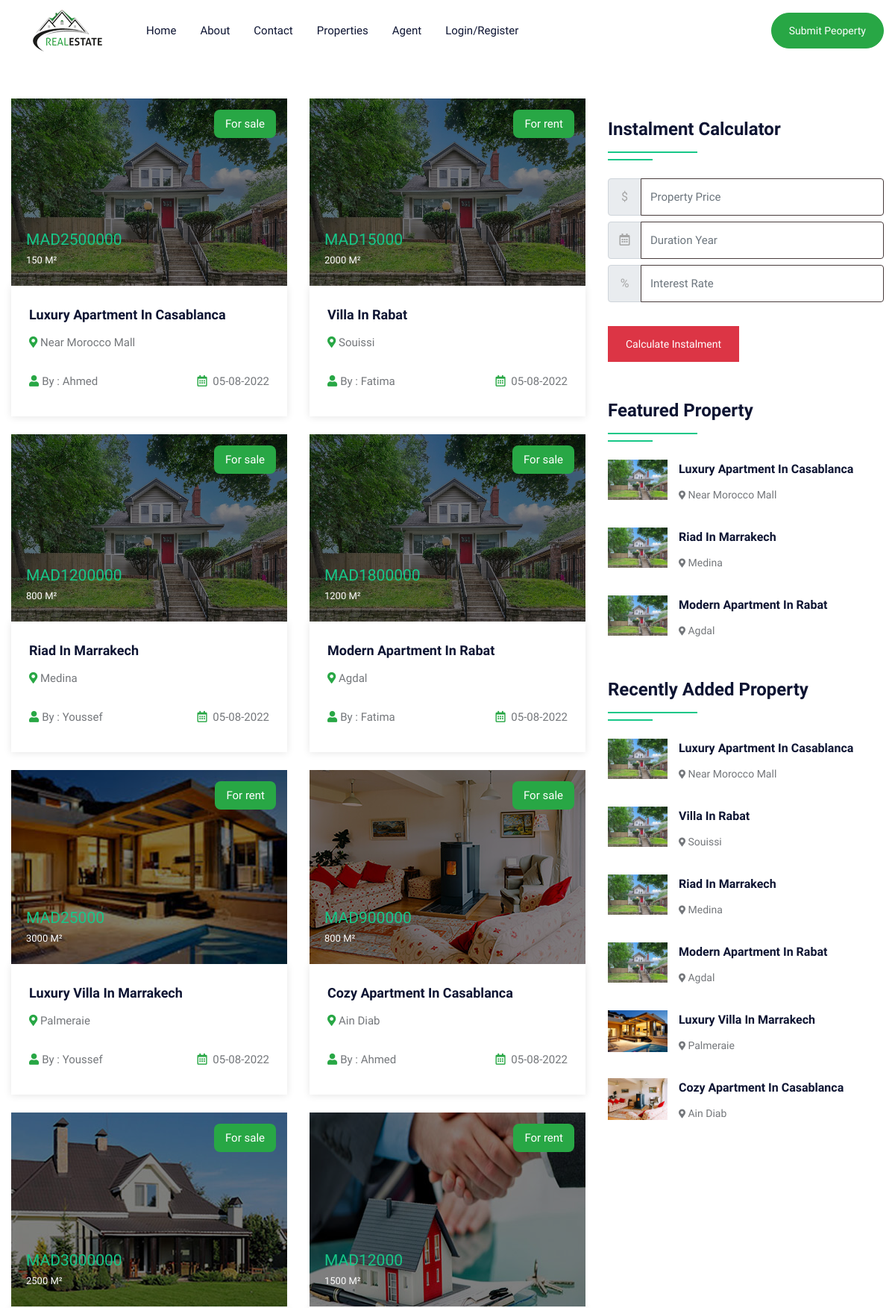
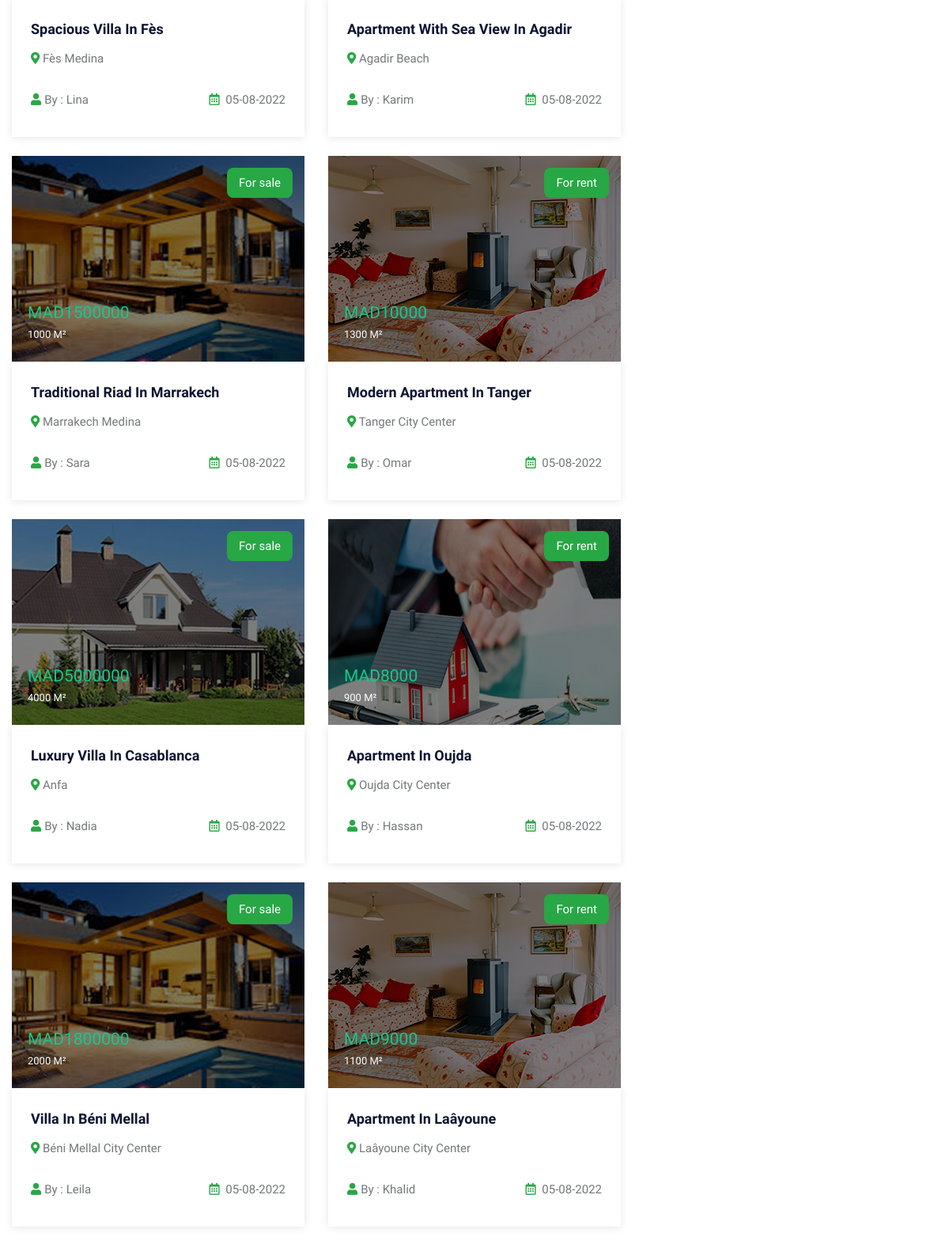
/property.php (upper part), run on the app's committed database (2 pictures, top to bottom).
### tables this page shows
CREATE TABLE property (
  pid int(50) NOT NULL AUTO_INCREMENT,
  title varchar(200) NOT NULL,
  pcontent longtext NOT NULL,
  type varchar(100) NOT NULL,
  bhk varchar(50) NOT NULL,
  stype varchar(100) NOT NULL,
  bedroom int(50) NOT NULL,
  bathroom int(50) NOT NULL,
  balcony int(50) NOT NULL,
  kitchen int(50) NOT NULL,
  hall int(50) NOT NULL,
  floor varchar(50) NOT NULL,
  size int(50) NOT NULL,
  price int(50) NOT NULL,
  location varchar(200) NOT NULL,
  city varchar(100) NOT NULL,
  state varchar(100) NOT NULL,
  feature longtext NOT NULL,
  pimage varchar(300) NOT NULL,
  pimage1 varchar(300) NOT NULL,
  pimage2 varchar(300) NOT NULL,
  pimage3 varchar(300) NOT NULL,
  pimage4 varchar(300) NOT NULL,
  uid int(50) NOT NULL,
  status varchar(50) NOT NULL,
  mapimage varchar(300) NOT NULL,
  topmapimage varchar(300) NOT NULL,
  groundmapimage varchar(300) NOT NULL,
  totalfloor varchar(50) NOT NULL,
  date datetime NOT NULL DEFAULT current_timestamp(),
  isFeatured int(11) DEFAULT NULL,
  PRIMARY KEY (pid)
);

CREATE TABLE user (
  uid int(50) NOT NULL AUTO_INCREMENT,
  uname varchar(100) NOT NULL,
  uemail varchar(100) NOT NULL,
  uphone varchar(20) NOT NULL,
  upass varchar(50) NOT NULL,
  utype varchar(50) NOT NULL,
  uimage varchar(300) NOT NULL,
  PRIMARY KEY (uid)
);

### property.php (the view, shortened to what this page needs)
<!DOCTYPE html>
<html lang="en">
<head>
    <link rel="stylesheet" type="text/css" href="css/bootstrap.min.css">
    <link rel="stylesheet" type="text/css" href="css/bootstrap-slider.css">
    <link rel="stylesheet" type="text/css" href="css/jquery-ui.css">
    <link rel="stylesheet" type="text/css" href="css/layerslider.css">
    <link rel="stylesheet" type="text/css" href="css/color.css" id="color-change">
    <link rel="stylesheet" type="text/css" href="css/owl.carousel.min.css">
    <link rel="stylesheet" type="text/css" href="css/font-awesome.min.css">
    <link rel="stylesheet" type="text/css" href="fonts/flaticon/flaticon.css">
    <link rel="stylesheet" type="text/css" href="css/style.css">
</head>
<body>
    <div id="page-wrapper">
        <div class="row">
            <?php include("include/header.php");?>
            <div class="full-row">
                <div class="container">
                    <div class="row">
                        <div class="col-lg-8">
                            <div class="row">
                                <?php
							$query=mysqli_query($con,"SELECT property.*, user.uname,user.utype,user.uimage FROM `property`,`user` WHERE property.uid=user.uid");
								while($row=mysqli_fetch_array($query))
								{
							?>
                                <div class="col-md-6">
                                    <div class="featured-thumb hover-zoomer mb-4">
                                        <div class="overlay-black overflow-hidden position-relative"> <img
                                                src="admin/property/<?php echo $row['18'];?>" alt="pimage">
                                            <div class="sale bg-success text-white">For <?php echo $row['5'];?></div>
                                            <div class="price text-primary text-capitalize">MAD<?php echo $row['13'];?>
                                                <span class="text-white"><?php echo $row['12'];?> m²</span>
                                            </div>
                                        </div>
                                        <div class="featured-thumb-data shadow-one">
                                            <div class="p-4">
                                                <h5 class="text-secondary hover-text-success mb-2 text-capitalize"><a
                                                        href="propertydetail.php?pid=<?php echo $row['0'];?>"><?php echo $row['1'];?></a>
                                                </h5>
                                                <span class="location text-capitalize"><i
                                                        class="fas fa-map-marker-alt text-success"></i>
                                                    <?php echo $row['14'];?></span>
                                            </div>
                                            <div class="px-4 pb-4 d-inline-block w-100">
                                                <div class="float-left text-capitalize"><i
                                                        class="fas fa-user text-success mr-1"></i>By :
                                                    <?php echo $row['uname'];?></div>
                                                <div class="float-right"><i
                                                        class="far fa-calendar-alt text-success mr-1"></i>
                                                    <?php echo date('d-m-Y', strtotime($row['date']));?></div>
                                            </div>
                                        </div>
                                    </div>
                                </div>
                                <?php } ?>
                            </div>
                        </div>
                        <div class="col-lg-4">
                            <div class="sidebar-widget">
                                <h4 class="double-down-line-left text-secondary position-relative pb-4 my-4">Instalment
                                    Calculator</h4>
                                <form class="d-inline-block w-100" action="calc.php" method="post">
                                    <div class="input-group mb-2 mr-sm-2">
                                        <div class="input-group-prepend">
                                            <div class="input-group-text">$</div>
                                        </div>
                                        <input type="text" class="form-control" name="amount"
                                            placeholder="Property Price">
                                    </div>
                                    <div class="input-group mb-2 mr-sm-2">
                                        <div class="input-group-prepend">
                                            <div class="input-group-text"><i class="far fa-calendar-alt"></i></div>
                                        </div>
                                        <input type="text" class="form-control" name="month"
                                            placeholder="Duration Year">
                                    </div>
                                    <div class="input-group mb-2 mr-sm-2">
                                        <div class="input-group-prepend">
                                            <div class="input-group-text">%</div>
                                        </div>
                                        <input type="text" class="form-control" name="interest"
                                            placeholder="Interest Rate">
                                    </div>
                                    <button type="submit" value="submit" name="calc"
                                        class="btn btn-danger mt-4">Calculate Instalment</button>
                                </form>
                            </div>
                            <h4 class="double-down-line-left text-secondary position-relative pb-4 mb-4 mt-5">Featured
                                Property</h4>
                            <ul class="property_list_widget">
                                <?php
                            $query=mysqli_query($con,"SELECT * FROM `property` WHERE isFeatured = 1 ORDER BY date DESC LIMIT 3");
                                    while($row=mysqli_fetch_array($query))
                                    {
                            ?>
                                <li> <img src="admin/property/<?php echo $row['18'];?>" alt="pimage">
                                    <h6 class="text-secondary hover-text-success text-capitalize"><a
                                            href="propertydetail.php?pid=<?php echo $row['0'];?>"><?php echo $row['1'];?></a>
                                    </h6>
                                    <span class="font-14"><i class="fas fa-map-marker-alt icon-success icon-small"></i>
                                        <?php echo $row['14'];?></span>
                                </li>
                                <?php } ?>
                            </ul>
                            <div class="sidebar-widget mt-5">
                                <h4 class="double-down-line-left text-secondary position-relative pb-4 mb-4">Recently
                                    Added Property</h4>
                                <ul class="property_list_widget">
                                    <?php
								$query=mysqli_query($con,"SELECT * FROM `property` ORDER BY date DESC LIMIT 6");
										while($row=mysqli_fetch_array($query))
										{
								?>
                                    <li> <img src="admin/property/<?php echo $row['18'];?>" alt="pimage">
                                        <h6 class="text-secondary hover-text-success text-capitalize"><a
                                                href="propertydetail.php?pid=<?php echo $row['0'];?>"><?php echo $row['1'];?></a>
                                        </h6>
                                        <span class="font-14"><i
                                                class="fas fa-map-marker-alt icon-success icon-small"></i>
                                            <?php echo $row['14'];?></span>
                                    </li>
                                    <?php } ?>
                                </ul>
                            </div>
                        </div>
                    </div>
                </div>
            </div>
        </div>
    </div>
</body>
</html>

### css/color.css (style rules this page uses)
:root { --theme-ordinary-color: #74777b; }
:root { --theme-primary-color: #17c788; }
:root { --theme-secondary-color: #0d1432; }
:root { --theme-white-color: #fff; }
:root { --theme-light-color: #f8f8f8; }
:root { --theme-gray-color: #f5f5f5; }
:root { --theme-footer-color: #091b4b; }
:root { --theme-dark-color: #091b4b; }
:root { --text-light-color: #a3a7af; }
:root { --theme-primary-opacity-color: rgba(11, 191, 141, .8); }
:root { --theme-secondary-opacity-color: rgba(13,20,50,0.7); }
:root { --theme-white-opacity-color: rgba(255, 255, 255, 0.3); }
:root { --theme-dark-opacity-color: rgba(0, 0, 0, 0.5); }
:root { --theme-ordinary-font: 'Muli', sans-serif; }
:root { --theme-highlight-font: 'Comfortaa', cursive; }

### data on the page
property: pimage (picture), stype "sale", price "2500000", size "150", title "Luxury Apartment In Casablanca", location "Near Morocco Mall", uid.uname "Ahmed", date "05-08-2022"
property: pimage (picture), stype "rent", price "15000", size "2000", title "Villa In Rabat", location "Souissi", uid.uname "Fatima", date "05-08-2022"
property: pimage (picture), stype "sale", price "1200000", size "800", title "Riad In Marrakech", location "Medina", uid.uname "Youssef", date "05-08-2022"
property: pimage (picture), stype "sale", price "1800000", size "1200", title "Modern Apartment In Rabat", location "Agdal", uid.uname "Fatima", date "05-08-2022"
property: pimage (picture), stype "rent", price "25000", size "3000", title "Luxury Villa In Marrakech", location "Palmeraie", uid.uname "Youssef", date "05-08-2022"
property: pimage (picture), stype "sale", price "900000", size "800", title "Cozy Apartment In Casablanca", location "Ain Diab", uid.uname "Ahmed", date "05-08-2022"
property: pimage (picture), stype "sale", price "3000000", size "2500", title "Spacious Villa In Fès", location "Fès Medina", uid.uname "Lina", date "05-08-2022"
property: pimage (picture), stype "rent", price "12000", size "1500", title "Apartment With Sea View In Agadir", location "Agadir Beach", uid.uname "Karim", date "05-08-2022"
property: pimage (picture), stype "sale", price "1500000", size "1000", title "Traditional Riad In Marrakech", location "Marrakech Medina", uid.uname "Sara", date "05-08-2022"
property: pimage (picture), stype "rent", price "10000", size "1300", title "Modern Apartment In Tanger", location "Tanger City Center", uid.uname "Omar", date "05-08-2022"
property: pimage (picture), stype "sale", price "5000000", size "4000", title "Luxury Villa In Casablanca", location "Anfa", uid.uname "Nadia", date "05-08-2022"
property: pimage (picture), stype "rent", price "8000", size "900", title "Apartment In Oujda", location "Oujda City Center", uid.uname "Hassan", date "05-08-2022"
property: pimage (picture), stype "sale", price "1800000", size "2000", title "Villa In Béni Mellal", location "Béni Mellal City Center", uid.uname "Leila", date "05-08-2022"
property: pimage (picture), stype "rent", price "9000", size "1100", title "Apartment In Laâyoune", location "Laâyoune City Center", uid.uname "Khalid", date "05-08-2022"
